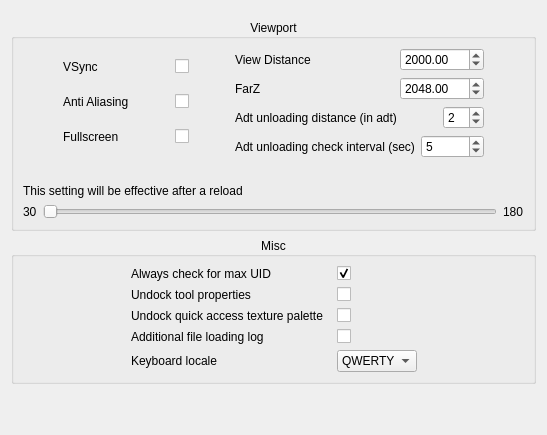
        <widget class="QWidget" name="tab_7">
         <attribute name="title">
          <string>Preferences</string>
         </attribute>
         <layout class="QVBoxLayout" name="verticalLayout_26">
          <item>
           <layout class="QVBoxLayout" name="verticalLayout_27">
            <property name="topMargin">
             <number>8</number>
            </property>
            <item>
             <widget class="QGroupBox" name="groupBox_7">
              <property name="title">
               <string>Viewport</string>
              </property>
              <property name="alignment">
               <set>Qt::AlignCenter</set>
              </property>
              <layout class="QVBoxLayout" name="verticalLayout_28">
               <item>
                <layout class="QVBoxLayout" name="verticalLayout_29">
                 <item>
                  <layout class="QHBoxLayout" name="horizontalLayout_49">
                   <item>
                    <spacer name="horizontalSpacer_38">
                     <property name="orientation">
                      <enum>Qt::Horizontal</enum>
                     </property>
                     <property name="sizeHint" stdset="0">
                      <size>
                       <width>40</width>
                       <height>20</height>
                      </size>
                     </property>
                    </spacer>
                   </item>
                   <item>
                    <layout class="QVBoxLayout" name="verticalLayout_30">
                     <item>
                      <layout class="QHBoxLayout" name="horizontalLayout_50">
                       <item>
                        <widget class="QLabel" name="label_32">
                         <property name="toolTip">
                          <string>Requires restart</string>
                         </property>
                         <property name="text">
                          <string>VSync</string>
                         </property>
                        </widget>
                       </item>
                       <item>
                        <spacer name="horizontalSpacer_39">
                         <property name="orientation">
                          <enum>Qt::Horizontal</enum>
                         </property>
                         <property name="sizeHint" stdset="0">
                          <size>
                           <width>40</width>
                           <height>20</height>
                          </size>
                         </property>
                        </spacer>
                       </item>
                       <item>
                        <widget class="QCheckBox" name="_vsync_cb">
                         <property name="toolTip">
                          <string>Requires restart</string>
                         </property>
                         <property name="text">
                          <string/>
                         </property>
                        </widget>
                       </item>
                      </layout>
                     </item>
                     <item>
                      <layout class="QHBoxLayout" name="horizontalLayout_51">
                       <item>
                        <widget class="QLabel" name="label_33">
                         <property name="toolTip">
                          <string>Requires restart</string>
                         </property>
                         <property name="text">
                          <string>Anti Aliasing</string>
                         </property>
                        </widget>
                       </item>
                       <item>
                        <spacer name="horizontalSpacer_40">
                         <property name="orientation">
                          <enum>Qt::Horizontal</enum>
                         </property>
                         <property name="sizeHint" stdset="0">
                          <size>
                           <width>40</width>
                           <height>20</height>
                          </size>
                         </property>
                        </spacer>
                       </item>
                       <item>
                        <widget class="QCheckBox" name="_anti_aliasing_cb">
                         <property name="toolTip">
                          <string>Requires restart</string>
                         </property>
                         <property name="text">
                          <string/>
                         </property>
                        </widget>
                       </item>
                      </layout>
                     </item>
                     <item>
                      <layout class="QHBoxLayout" name="horizontalLayout_52">
                       <item>
                        <widget class="QLabel" name="label_34">
                         <property name="toolTip">
                          <string>Requires restart</string>
                         </property>
                         <property name="text">
                          <string>Fullscreen</string>
                         </property>
                        </widget>
                       </item>
                       <item>
                        <spacer name="horizontalSpacer_41">
                         <property name="orientation">
                          <enum>Qt::Horizontal</enum>
                         </property>
                         <property name="sizeHint" stdset="0">
                          <size>
                           <width>40</width>
                           <height>20</height>
                          </size>
                         </property>
                        </spacer>
                       </item>
                       <item>
                        <widget class="QCheckBox" name="_fullscreen_cb">
                         <property name="toolTip">
                          <string>Requires restart</string>
                         </property>
                         <property name="text">
                          <string/>
                         </property>
                        </widget>
                       </item>
                      </layout>
                     </item>
                    </layout>
                   </item>
                   <item>
                    <spacer name="horizontalSpacer_42">
                     <property name="orientation">
                      <enum>Qt::Horizontal</enum>
                     </property>
                     <property name="sizeHint" stdset="0">
                      <size>
                       <width>40</width>
                       <height>20</height>
                      </size>
                     </property>
                    </spacer>
                   </item>
                   <item>
                    <layout class="QVBoxLayout" name="verticalLayout_31">
                     <item>
                      <layout class="QHBoxLayout" name="horizontalLayout_53">
                       <item>
                        <widget class="QLabel" name="label_35">
                         <property name="text">
                          <string>View Distance</string>
                         </property>
                        </widget>
                       </item>
                       <item>
                        <spacer name="horizontalSpacer_43">
                         <property name="orientation">
                          <enum>Qt::Horizontal</enum>
                         </property>
                         <property name="sizeHint" stdset="0">
                          <size>
                           <width>40</width>
                           <height>20</height>
                          </size>
                         </property>
                        </spacer>
                       </item>
                       <item>
                        <widget class="QDoubleSpinBox" name="viewDistanceField">
                         <property name="maximum">
                          <double>1048576.000000000000000</double>
                         </property>
                         <property name="value">
                          <double>2000.000000000000000</double>
                         </property>
                        </widget>
                       </item>
                      </layout>
                     </item>
                     <item>
                      <layout class="QHBoxLayout" name="horizontalLayout_54">
                       <item>
                        <widget class="QLabel" name="label_36">
                         <property name="text">
                          <string>FarZ</string>
                         </property>
                        </widget>
                       </item>
                       <item>
                        <spacer name="horizontalSpacer_44">
                         <property name="orientation">
                          <enum>Qt::Horizontal</enum>
                         </property>
                         <property name="sizeHint" stdset="0">
                          <size>
                           <width>40</width>
                           <height>20</height>
                          </size>
                         </property>
                        </spacer>
                       </item>
                       <item>
                        <widget class="QDoubleSpinBox" name="farZField">
                         <property name="maximum">
                          <double>1048576.000000000000000</double>
                         </property>
                         <property name="value">
                          <double>2048.000000000000000</double>
                         </property>
                        </widget>
                       </item>
                      </layout>
                     </item>
                     <item>
                      <layout class="QHBoxLayout" name="horizontalLayout_55">
                       <item>
                        <widget class="QLabel" name="label_37">
                         <property name="text">
                          <string>Adt unloading distance (in adt)</string>
                         </property>
                        </widget>
                       </item>
                       <item>
                        <spacer name="horizontalSpacer_45">
                         <property name="orientation">
                          <enum>Qt::Horizontal</enum>
                         </property>
                         <property name="sizeHint" stdset="0">
                          <size>
                           <width>40</width>
                           <height>20</height>
                          </size>
                         </property>
                        </spacer>
                       </item>
                       <item>
                        <widget class="QSpinBox" name="_adt_unload_dist">
                         <property name="minimum">
                          <number>1</number>
                         </property>
                         <property name="maximum">
                          <number>64</number>
                         </property>
                         <property name="value">
                          <number>2</number>
                         </property>
                        </widget>
                       </item>
                      </layout>
                     </item>
                     <item>
                      <layout class="QHBoxLayout" name="horizontalLayout_56">
                       <item>
                        <widget class="QLabel" name="label_38">
                         <property name="text">
                          <string>Adt unloading check interval (sec)</string>
                         </property>
                        </widget>
                       </item>
                       <item>
                        <widget class="QSpinBox" name="_adt_unload_check_interval">
                         <property name="minimum">
                          <number>1</number>
                         </property>
                         <property name="value">
                          <number>5</number>
                         </property>
                        </widget>
                       </item>
                      </layout>
                     </item>
                    </layout>
                   </item>
                   <item>
                    <spacer name="horizontalSpacer_46">
                     <property name="orientation">
                      <enum>Qt::Horizontal</enum>
                     </property>
                     <property name="sizeHint" stdset="0">
                      <size>
                       <width>40</width>
                       <height>20</height>
                      </size>
                     </property>
                    </spacer>
                   </item>
                  </layout>
                 </item>
                </layout>
               </item>
               <item>
                <layout class="QVBoxLayout" name="verticalLayout_7">
                 <item>
                  <widget class="QLabel" name="_fps_limit_current_label">
                   <property name="text">
                    <string/>
                   </property>
                  </widget>
                 </item>
                 <item>
                  <widget class="QLabel" name="label_9">
                   <property name="text">
                    <string>This setting will be effective after a reload</string>
                   </property>
                  </widget>
                 </item>
                 <item>
                  <layout class="QHBoxLayout" name="horizontalLayout_10">
                   <item>
                    <widget class="QLabel" name="label_10">
                     <property name="text">
                      <string>30</string>
                     </property>
                    </widget>
                   </item>
                   <item>
                    <widget class="QSlider" name="_fps_limit_slider">
                     <property name="minimum">
                      <number>30</number>
                     </property>
                     <property name="maximum">
                      <number>180</number>
                     </property>
                     <property name="value">
                      <number>30</number>
                     </property>
                     <property name="sliderPosition">
                      <number>30</number>
                     </property>
                     <property name="orientation">
                      <enum>Qt::Horizontal</enum>
                     </property>
                    </widget>
                   </item>
                   <item>
                    <widget class="QLabel" name="label_11">
                     <property name="text">
                      <string>180</string>
                     </property>
                    </widget>
                   </item>
                  </layout>
                 </item>
                </layout>
               </item>
              </layout>
             </widget>
            </item>
           </layout>
          </item>
          <item>
           <widget class="QGroupBox" name="groupBox_8">
            <property name="title">
             <string>Misc</string>
            </property>
            <property name="alignment">
             <set>Qt::AlignCenter</set>
            </property>
            <layout class="QVBoxLayout" name="verticalLayout_32">
             <item>
              <layout class="QHBoxLayout" name="horizontalLayout_9">
               <property name="leftMargin">
                <number>10</number>
               </property>
               <property name="rightMargin">
                <number>10</number>
               </property>
               <property name="bottomMargin">
                <number>0</number>
               </property>
               <item>
                <spacer name="horizontalSpacer_2">
                 <property name="orientation">
                  <enum>Qt::Horizontal</enum>
                 </property>
                 <property name="sizeHint" stdset="0">
                  <size>
                   <width>40</width>
                   <height>20</height>
                  </size>
                 </property>
                </spacer>
               </item>
               <item>
                <layout class="QFormLayout" name="formLayout">
                 <property name="sizeConstraint">
                  <enum>QLayout::SetDefaultConstraint</enum>
                 </property>
                 <property name="labelAlignment">
                  <set>Qt::AlignLeading|Qt::AlignLeft|Qt::AlignVCenter</set>
                 </property>
                 <property name="formAlignment">
                  <set>Qt::AlignLeading|Qt::AlignLeft|Qt::AlignTop</set>
                 </property>
                 <property name="bottomMargin">
                  <number>0</number>
                 </property>
                 <item row="0" column="0">
                  <widget class="QLabel" name="label_39">
                   <property name="minimumSize">
                    <size>
                     <width>200</width>
                     <height>0</height>
                    </size>
                   </property>
                   <property name="text">
                    <string>Always check for max UID</string>
                   </property>
                  </widget>
                 </item>
                 <item row="0" column="1">
                  <widget class="QCheckBox" name="_uid_cb">
                   <property name="text">
                    <string/>
                   </property>
                   <property name="checked">
                    <bool>true</bool>
                   </property>
                  </widget>
                 </item>
                 <item row="1" column="0">
                  <widget class="QLabel" name="label_41">
                   <property name="minimumSize">
                    <size>
                     <width>200</width>
                     <height>0</height>
                    </size>
                   </property>
                   <property name="text">
                    <string>Undock tool properties</string>
                   </property>
                  </widget>
                 </item>
                 <item row="1" column="1">
                  <widget class="QCheckBox" name="_undock_tool_properties">
                   <property name="text">
                    <string/>
                   </property>
                  </widget>
                 </item>
                 <item row="2" column="0">
                  <widget class="QLabel" name="label_42">
                   <property name="minimumSize">
                    <size>
                     <width>200</width>
                     <height>0</height>
                    </size>
                   </property>
                   <property name="text">
                    <string>Undock quick access texture palette</string>
                   </property>
                  </widget>
                 </item>
                 <item row="2" column="1">
                  <widget class="QCheckBox" name="_undock_small_texture_palette">
                   <property name="text">
                    <string/>
                   </property>
                  </widget>
                 </item>
                 <item row="3" column="0">
                  <widget class="QLabel" name="label_43">
                   <property name="minimumSize">
                    <size>
                     <width>200</width>
                     <height>0</height>
                    </size>
                   </property>
                   <property name="text">
                    <string>Additional file loading log</string>
                   </property>
                  </widget>
                 </item>
                 <item row="3" column="1">
                  <widget class="QCheckBox" name="_additional_file_loading_log">
                   <property name="text">
                    <string/>
                   </property>
                  </widget>
                 </item>
                 <item row="4" column="0">
                  <widget class="QLabel" name="label_8">
                   <property name="minimumSize">
                    <size>
                     <width>134</width>
                     <height>0</height>
                    </size>
                   </property>
                   <property name="text">
                    <string>Keyboard locale</string>
                   </property>
                  </widget>
                 </item>
                 <item row="4" column="1">
                  <widget class="QComboBox" name="_keyboard_locale">
                   <property name="minimumSize">
                    <size>
                     <width>0</width>
                     <height>0</height>
                    </size>
                   </property>
                   <property name="maximumSize">
                    <size>
                     <width>80</width>
                     <height>16777215</height>
                    </size>
                   </property>
                   <item>
                    <property name="text">
                     <string>QWERTY</string>
                    </property>
                   </item>
                   <item>
                    <property name="text">
                     <string>AZERTY</string>
                    </property>
                   </item>
                  </widget>
                 </item>
                </layout>
               </item>
               <item>
                <spacer name="horizontalSpacer_3">
                 <property name="orientation">
                  <enum>Qt::Horizontal</enum>
                 </property>
                 <property name="sizeHint" stdset="0">
                  <size>
                   <width>40</width>
                   <height>20</height>
                  </size>
                 </property>
                </spacer>
               </item>
              </layout>
             </item>
            </layout>
           </widget>
          </item>
          <item>
           <spacer name="verticalSpacer_7">
            <property name="orientation">
             <enum>Qt::Vertical</enum>
            </property>
            <property name="sizeHint" stdset="0">
             <size>
              <width>20</width>
              <height>40</height>
             </size>
            </property>
           </spacer>
          </item>
         </layout>
        </widget>
